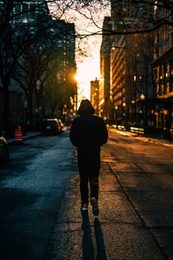
%> input picture HW2/image.jpg, 173 x 260 px, shrunk from 4000 x 6000 before the run
$ octave --eval "main;"   (GNU Octave 9; MATLAB toolbox functions it lacks are replaced by stand-ins)
%> lines starting %> are read from the running program, lines starting %| are printed output that depends on the picture
function main
    % read image and create transform function from user
    image_file = input("Please enter image file name : ", 's');
%> the answer given: image.jpg
    gray = imread(image_file);
%> gray is the input picture: size 260x173x3 uint8; mean R, G, B 52.9, 47.7, 37.1
    % gray = rgb2gray(gray);
    window_size = input("Please enter the window size : ");
%> the answer given: 3

    img_equalized = local_histogram_equalization(gray, window_size);

    % showing image and its histogram
    figure;
    subplot(221);
    imshow(gray);
    title("main image");
    subplot(222);
    imshow(img_equalized);
    title("image after histogram equalization");
    subplot(223);
    histogram(gray);
    title("main image histogram");
    subplot(224);
    histogram(img_equalized);
    title("the histogram of image after histogram equalization");
end

function output = local_histogram_equalization(image, window_size)
%> called with window_size = 3
    % Description : Local Histogram equalizer algorithm. First zero padding
    % base on window_size and then each time compute the histogram
    % equalizer in a given window
    % Inputs:
    %       image: the main image which we want to run our algorithm on
    %       window_size : window size of local histogram
    % Outputs:
    %       output: the image after histogram equalization algorithm

    if(mod(window_size, 2) == 0)
        window_size = window_size + 1;
    end
    dim = size(image);
%> dim = [260 173 3]
    output = zeros(dim(1), dim(2), "uint8");
    pad = (window_size - 1)/2;
    image = padarray(image, [pad pad]);
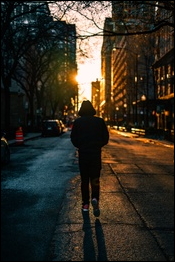
%> image: size 262x175x3 uint8; mean R, G, B 51.9, 46.8, 36.4

    for i=1:dim(1)
        for j=1:dim(2)
            tmp = image(i:i+window_size-1, j:j+window_size-1);
            hist = histeq(tmp);
            output(i,j) = hist(pad + 1,pad + 1);
        end
    end
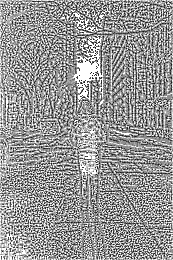
%> output: size 260x173 uint8; min 24, max 255, mean 150.8
%> `main;`:
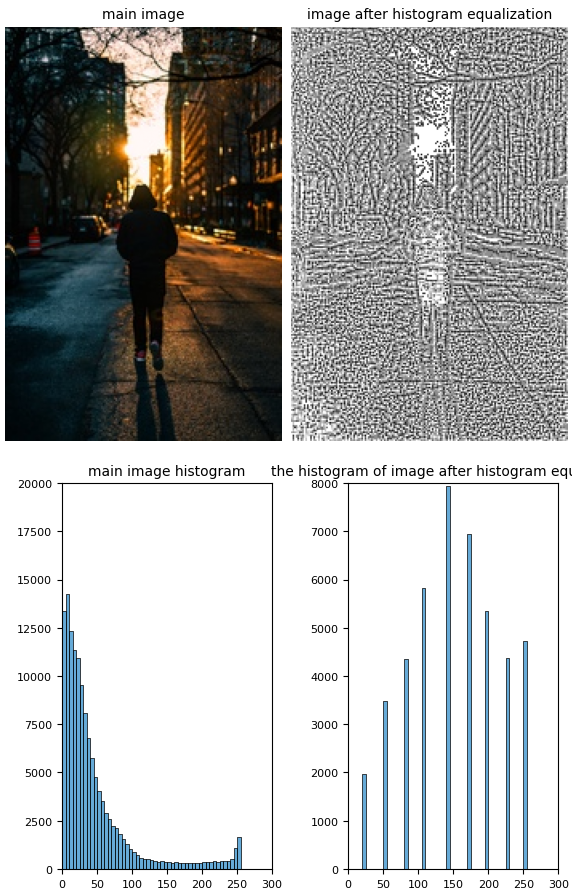
%> figure redrawn from the program's plot data, 4 panels
end

function output = histogram_equalization(image)
    % Description : Histogram equalizer algorithm. First count the
    % probability of each intensity level. After that calculates the
    % accumulative probability and use that as intensity transform function
    % Inputs:
    %       image: the main image which we want to run our algorithm on
    % Outputs:
    %       output: the image after histogram equalization algorithm

    probability = zeros(256, 1, "double");
    dim = size(image);
    for i=1:dim(1)
        for j=1:dim(2)
            probability(image(i,j) + 1) = probability(image(i,j) + 1) + 1;
        end
    end
    probability = probability ./ (dim(1) * dim(2));

    % Compute accumulative probability
    acc_probability = zeros(256, 1, "double");
    acc_probability(1) = probability(1);
    for i=2:size(acc_probability)
        acc_probability(i) = probability(i) + acc_probability(i - 1);
    end

    output = zeros(dim(1), dim(2), "uint8");
    for i=1:dim(1)
        for j=1:dim(2)
            output(i,j) = acc_probability(image(i,j) + 1) * 255;
        end
    end
end

$ run again, on HW2/scenery.jpg
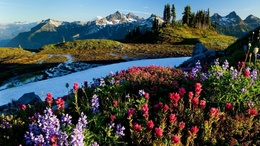
%> input picture HW2/scenery.jpg, 260 x 146 px, shrunk from 1920 x 1080 before the run
%> in main, gray is the input picture: size 146x260x3 uint8; mean R, G, B 73.8, 80.3, 80.5
%> after the loop in local_histogram_equalization, `for i=1:dim(1)`:
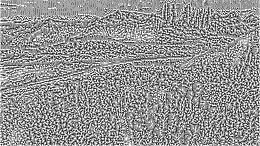
%> output: size 146x260 uint8; min 24, max 255, mean 147.1
%> `main;`:
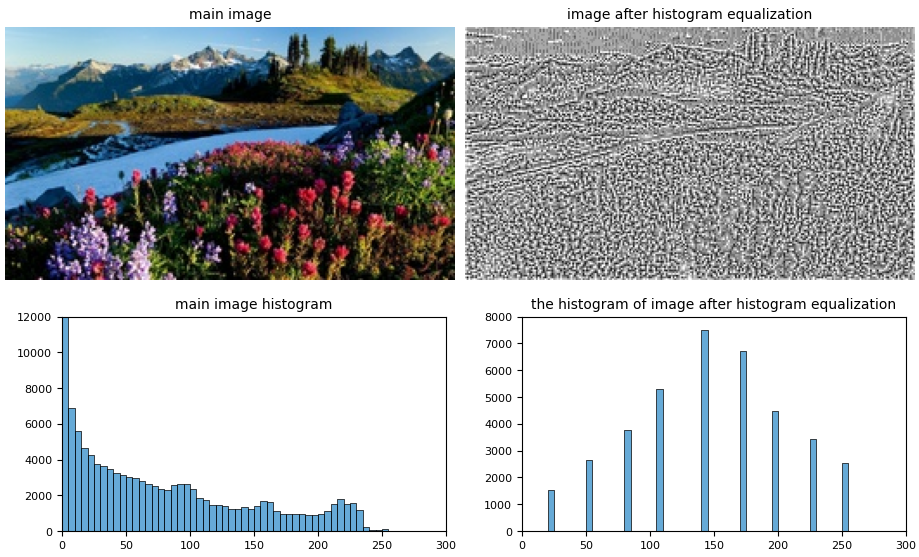
%> figure redrawn from the program's plot data, 4 panels
